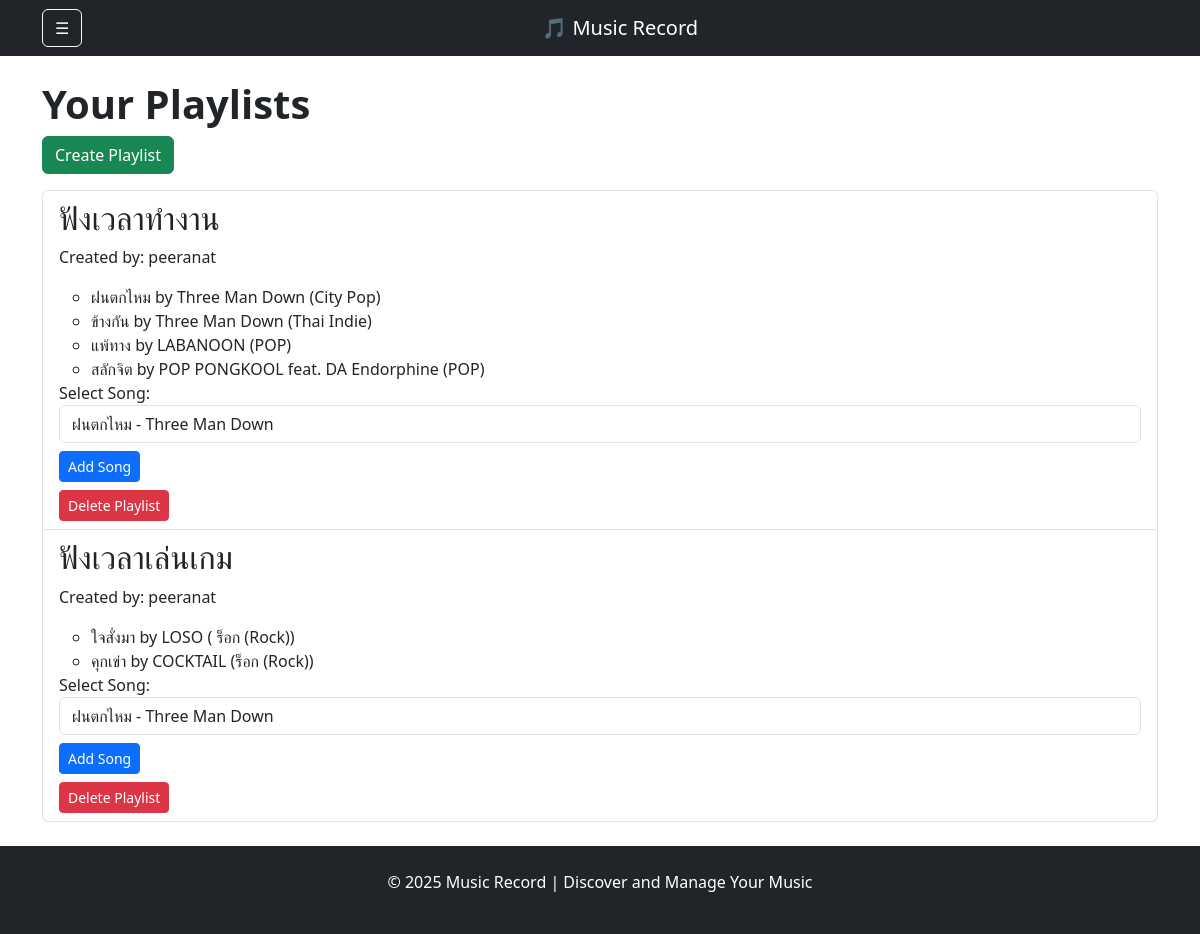
Page /playlists (signed in) on the committed database.
### app/models.py (models this page shows)
class Playlist(db.Model):
    id = db.Column(db.Integer, primary_key=True)
    name = db.Column(db.String(100), nullable=False)
    user_id = db.Column(db.Integer, db.ForeignKey('user.id'), nullable=False)
    songs = db.relationship('Song', secondary=playlist_song, back_populates='playlists')

class User(db.Model, UserMixin):
    id = db.Column(db.Integer, primary_key=True)
    username = db.Column(db.String(50), unique=True, nullable=False)
    password = db.Column(db.String(100), nullable=False)
    favorite_genre = db.Column(db.String(50))  # เพิ่มฟิลด์แนวเพลงที่ชอบ
    playlists = db.relationship('Playlist', backref='user', lazy=True)

class Song(db.Model):
    id = db.Column(db.Integer, primary_key=True)
    title = db.Column(db.String(100), nullable=False)
    artist = db.Column(db.String(100), nullable=False)
    genre = db.Column(db.String(50), nullable=False)
    image_url = db.Column(db.String(255))  # URL รูปภาพของเพลง
    playlists = db.relationship('Playlist', secondary=playlist_song, back_populates='songs')

### app/routes.py (the view)
@playlist_routes.route('/playlists')
@login_required
def playlists():
    playlists = Playlist.query.filter_by(user_id=current_user.id).all()
    all_songs = Song.query.all()  # ดึงข้อมูลเพลงทั้งหมด
    return render_template('playlists.html', playlists=playlists, all_songs=all_songs)

### app/models.py (called while the page is built)
@login_manager.user_loader
def load_user(user_id):
    return User.query.get(int(user_id))

### app/templates/playlists.html (shortened to what this page needs)
{% extends "base.html" %}
{% block content %}
<h1><strong>Your Playlists</strong></h1>
<a href="{{ url_for('playlist.create_playlist') }}" class="btn btn-success mb-3">Create Playlist</a>
<ul class="list-group">
    {% for playlist in playlists %}
    <li class="list-group-item">
        <h2>{{ playlist.name }}</h2>
        <p>Created by: {{ playlist.user.username }}</p>
        <ul>
            {% for song in playlist.songs %}
            <li>{{ song.title }} by {{ song.artist }} ({{ song.genre }})</li>
            {% endfor %}
        </ul>
        <form action="{{ url_for('playlist.add_song_to_playlist', playlist_id=playlist.id) }}" method="POST">
            <div class="form-group">
                <label for="song_id">Select Song:</label>
                <select name="song_id" class="form-control">
                    {% for song in all_songs %}
                    <option value="{{ song.id }}">{{ song.title }} - {{ song.artist }}</option>
                    {% endfor %}
                </select>
            </div>
            <button type="submit" class="btn btn-primary btn-sm mt-2">Add Song</button>
        </form>
        <form action="{{ url_for('playlist.delete_playlist', playlist_id=playlist.id) }}" method="POST"
            style="display:inline;">
            <button type="submit" class="btn btn-danger btn-sm mt-2">Delete Playlist</button>
        </form>
    </li>
    {% endfor %}
</ul>
{% endblock %}

### rows in the picture
Playlist: name "ฟังเวลาทำงาน", user.username "peeranat"
Song: title "ฝนตกไหม", artist "Three Man Down", genre "City Pop"
Song: title "ข้างกัน", artist "Three Man Down", genre "Thai Indie"
Song: title "แพ้ทาง", artist "LABANOON", genre "POP"
Song: title "สลักจิต", artist "POP PONGKOOL feat. DA Endorphine", genre "POP"
Playlist: name "ฟังเวลาเล่นเกม", user.username "peeranat"
Song: title "ใจสั่งมา", artist "LOSO", genre "ร็อก (Rock)"
Song: title "คุกเข่า", artist "COCKTAIL", genre "ร็อก (Rock)"

### other values in the picture
form field song_id "ฝนตกไหม - Three Man Down"
